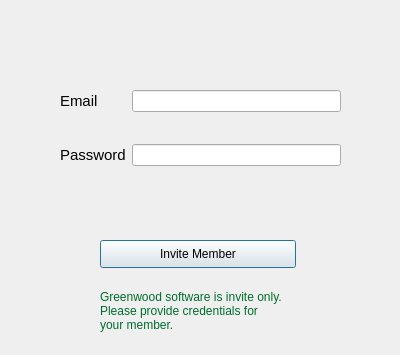
<?xml version="1.0" encoding="UTF-8"?>
<ui version="4.0">
 <class>Dialog</class>
 <widget class="QDialog" name="Dialog">
  <property name="geometry">
   <rect>
    <x>0</x>
    <y>0</y>
    <width>400</width>
    <height>355</height>
   </rect>
  </property>
  <property name="windowTitle">
   <string>Invite</string>
  </property>
  <property name="windowIcon">
   <iconset>
    <normaloff>../assets/greenwood_logo.png</normaloff>../assets/greenwood_logo.png</iconset>
  </property>
  <widget class="QWidget" name="formLayoutWidget">
   <property name="geometry">
    <rect>
     <x>60</x>
     <y>90</y>
     <width>281</width>
     <height>131</height>
    </rect>
   </property>
   <layout class="QFormLayout" name="formLayout">
    <item row="0" column="0">
     <widget class="QLabel" name="label">
      <property name="font">
       <font>
        <family>Yu Gothic UI</family>
        <pointsize>11</pointsize>
       </font>
      </property>
      <property name="text">
       <string>Email</string>
      </property>
     </widget>
    </item>
    <item row="0" column="1">
     <widget class="QLineEdit" name="lineEdit"/>
    </item>
    <item row="1" column="0" colspan="2">
     <spacer name="horizontalSpacer">
      <property name="orientation">
       <enum>Qt::Horizontal</enum>
      </property>
      <property name="sizeHint" stdset="0">
       <size>
        <width>40</width>
        <height>20</height>
       </size>
      </property>
     </spacer>
    </item>
    <item row="2" column="0">
     <widget class="QLabel" name="label_2">
      <property name="font">
       <font>
        <family>Yu Gothic UI</family>
        <pointsize>11</pointsize>
       </font>
      </property>
      <property name="text">
       <string>Password</string>
      </property>
     </widget>
    </item>
    <item row="2" column="1">
     <widget class="QLineEdit" name="lineEdit_2">
      <property name="echoMode">
       <enum>QLineEdit::Password</enum>
      </property>
     </widget>
    </item>
    <item row="3" column="0" colspan="2">
     <spacer name="horizontalSpacer_2">
      <property name="orientation">
       <enum>Qt::Horizontal</enum>
      </property>
      <property name="sizeHint" stdset="0">
       <size>
        <width>40</width>
        <height>20</height>
       </size>
      </property>
     </spacer>
    </item>
   </layout>
  </widget>
  <widget class="QPushButton" name="invite">
   <property name="geometry">
    <rect>
     <x>100</x>
     <y>240</y>
     <width>196</width>
     <height>28</height>
    </rect>
   </property>
   <property name="text">
    <string>Invite Member</string>
   </property>
  </widget>
  <widget class="QLabel" name="label_3">
   <property name="geometry">
    <rect>
     <x>100</x>
     <y>280</y>
     <width>201</width>
     <height>61</height>
    </rect>
   </property>
   <property name="styleSheet">
    <string notr="true">color: #006D2C;</string>
   </property>
   <property name="text">
    <string>Greenwood software is invite only.
Please provide credentials for
your member.</string>
   </property>
  </widget>
  <widget class="QLabel" name="label_4">
   <property name="geometry">
    <rect>
     <x>130</x>
     <y>20</y>
     <width>141</width>
     <height>51</height>
    </rect>
   </property>
   <property name="text">
    <string/>
   </property>
   <property name="pixmap">
    <pixmap>../assets/logo_text.png</pixmap>
   </property>
  </widget>
 </widget>
 <resources/>
 <connections/>
</ui>
